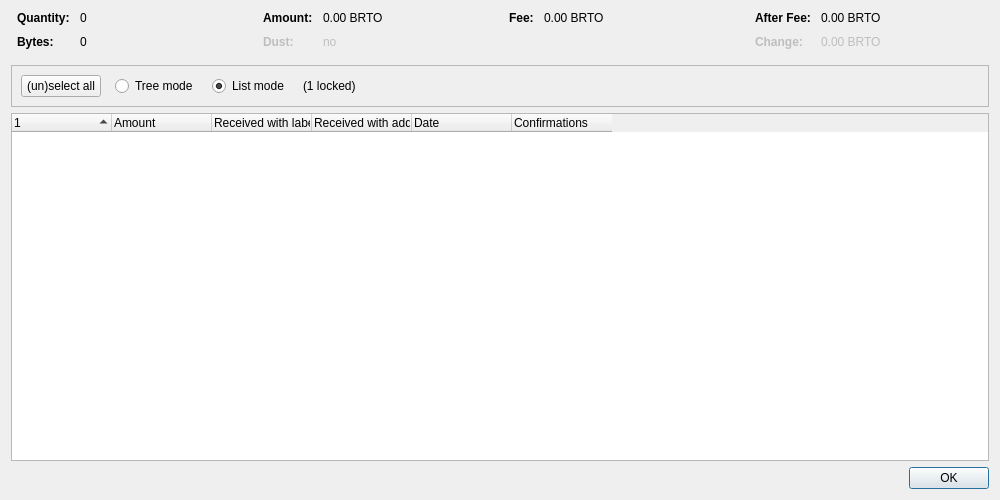
<?xml version="1.0" encoding="UTF-8"?>
<ui version="4.0">
 <class>CoinControlDialog</class>
 <widget class="QDialog" name="CoinControlDialog">
  <property name="geometry">
   <rect>
    <x>0</x>
    <y>0</y>
    <width>1000</width>
    <height>500</height>
   </rect>
  </property>
  <property name="windowTitle">
   <string>Coin Selection</string>
  </property>
  <layout class="QVBoxLayout" name="verticalLayout">
   <item>
    <layout class="QHBoxLayout" name="horizontalLayoutTop" stretch="0,0,0,0">
     <property name="topMargin">
      <number>0</number>
     </property>
     <property name="bottomMargin">
      <number>10</number>
     </property>
     <item>
      <layout class="QFormLayout" name="formLayoutCoinControl1">
       <property name="horizontalSpacing">
        <number>10</number>
       </property>
       <property name="verticalSpacing">
        <number>10</number>
       </property>
       <property name="leftMargin">
        <number>6</number>
       </property>
       <property name="rightMargin">
        <number>6</number>
       </property>
       <item row="0" column="0">
        <widget class="QLabel" name="labelCoinControlQuantityText">
         <property name="font">
          <font>
           <weight>75</weight>
           <bold>true</bold>
          </font>
         </property>
         <property name="text">
          <string>Quantity:</string>
         </property>
        </widget>
       </item>
       <item row="0" column="1">
        <widget class="QLabel" name="labelCoinControlQuantity">
         <property name="cursor">
          <cursorShape>IBeamCursor</cursorShape>
         </property>
         <property name="contextMenuPolicy">
          <enum>Qt::ActionsContextMenu</enum>
         </property>
         <property name="text">
          <string notr="true">0</string>
         </property>
         <property name="textInteractionFlags">
          <set>Qt::LinksAccessibleByMouse|Qt::TextSelectableByKeyboard|Qt::TextSelectableByMouse</set>
         </property>
        </widget>
       </item>
       <item row="1" column="0">
        <widget class="QLabel" name="labelCoinControlBytesText">
         <property name="font">
          <font>
           <weight>75</weight>
           <bold>true</bold>
          </font>
         </property>
         <property name="text">
          <string>Bytes:</string>
         </property>
        </widget>
       </item>
       <item row="1" column="1">
        <widget class="QLabel" name="labelCoinControlBytes">
         <property name="cursor">
          <cursorShape>IBeamCursor</cursorShape>
         </property>
         <property name="contextMenuPolicy">
          <enum>Qt::ActionsContextMenu</enum>
         </property>
         <property name="text">
          <string notr="true">0</string>
         </property>
         <property name="textInteractionFlags">
          <set>Qt::LinksAccessibleByMouse|Qt::TextSelectableByKeyboard|Qt::TextSelectableByMouse</set>
         </property>
        </widget>
       </item>
      </layout>
     </item>
     <item>
      <layout class="QFormLayout" name="formLayoutCoinControl2">
       <property name="horizontalSpacing">
        <number>10</number>
       </property>
       <property name="verticalSpacing">
        <number>10</number>
       </property>
       <property name="leftMargin">
        <number>6</number>
       </property>
       <property name="rightMargin">
        <number>6</number>
       </property>
       <item row="0" column="0">
        <widget class="QLabel" name="labelCoinControlAmountText">
         <property name="font">
          <font>
           <weight>75</weight>
           <bold>true</bold>
          </font>
         </property>
         <property name="text">
          <string>Amount:</string>
         </property>
        </widget>
       </item>
       <item row="0" column="1">
        <widget class="QLabel" name="labelCoinControlAmount">
         <property name="cursor">
          <cursorShape>IBeamCursor</cursorShape>
         </property>
         <property name="contextMenuPolicy">
          <enum>Qt::ActionsContextMenu</enum>
         </property>
         <property name="text">
          <string notr="true">0.00 BRTO</string>
         </property>
         <property name="textInteractionFlags">
          <set>Qt::LinksAccessibleByMouse|Qt::TextSelectableByKeyboard|Qt::TextSelectableByMouse</set>
         </property>
        </widget>
       </item>
       <item row="1" column="0">
        <widget class="QLabel" name="labelCoinControlLowOutputText">
         <property name="enabled">
          <bool>false</bool>
         </property>
         <property name="font">
          <font>
           <weight>75</weight>
           <bold>true</bold>
          </font>
         </property>
         <property name="text">
          <string>Dust:</string>
         </property>
        </widget>
       </item>
       <item row="1" column="1">
        <widget class="QLabel" name="labelCoinControlLowOutput">
         <property name="enabled">
          <bool>false</bool>
         </property>
         <property name="cursor">
          <cursorShape>IBeamCursor</cursorShape>
         </property>
         <property name="contextMenuPolicy">
          <enum>Qt::ActionsContextMenu</enum>
         </property>
         <property name="text">
          <string notr="true">no</string>
         </property>
         <property name="textInteractionFlags">
          <set>Qt::LinksAccessibleByMouse|Qt::TextSelectableByKeyboard|Qt::TextSelectableByMouse</set>
         </property>
        </widget>
       </item>
      </layout>
     </item>
     <item>
      <layout class="QFormLayout" name="formLayoutCoinControl3">
       <property name="horizontalSpacing">
        <number>10</number>
       </property>
       <property name="verticalSpacing">
        <number>10</number>
       </property>
       <property name="leftMargin">
        <number>6</number>
       </property>
       <property name="rightMargin">
        <number>6</number>
       </property>
       <item row="0" column="0">
        <widget class="QLabel" name="labelCoinControlFeeText">
         <property name="font">
          <font>
           <weight>75</weight>
           <bold>true</bold>
          </font>
         </property>
         <property name="text">
          <string>Fee:</string>
         </property>
        </widget>
       </item>
       <item row="0" column="1">
        <widget class="QLabel" name="labelCoinControlFee">
         <property name="cursor">
          <cursorShape>IBeamCursor</cursorShape>
         </property>
         <property name="contextMenuPolicy">
          <enum>Qt::ActionsContextMenu</enum>
         </property>
         <property name="text">
          <string notr="true">0.00 BRTO</string>
         </property>
         <property name="textInteractionFlags">
          <set>Qt::LinksAccessibleByMouse|Qt::TextSelectableByKeyboard|Qt::TextSelectableByMouse</set>
         </property>
        </widget>
       </item>
      </layout>
     </item>
     <item>
      <layout class="QFormLayout" name="formLayoutCoinControl4">
       <property name="horizontalSpacing">
        <number>10</number>
       </property>
       <property name="verticalSpacing">
        <number>10</number>
       </property>
       <property name="leftMargin">
        <number>6</number>
       </property>
       <property name="rightMargin">
        <number>6</number>
       </property>
       <item row="0" column="0">
        <widget class="QLabel" name="labelCoinControlAfterFeeText">
         <property name="font">
          <font>
           <weight>75</weight>
           <bold>true</bold>
          </font>
         </property>
         <property name="text">
          <string>After Fee:</string>
         </property>
        </widget>
       </item>
       <item row="0" column="1">
        <widget class="QLabel" name="labelCoinControlAfterFee">
         <property name="cursor">
          <cursorShape>IBeamCursor</cursorShape>
         </property>
         <property name="contextMenuPolicy">
          <enum>Qt::ActionsContextMenu</enum>
         </property>
         <property name="text">
          <string notr="true">0.00 BRTO</string>
         </property>
         <property name="textInteractionFlags">
          <set>Qt::LinksAccessibleByMouse|Qt::TextSelectableByKeyboard|Qt::TextSelectableByMouse</set>
         </property>
        </widget>
       </item>
       <item row="1" column="0">
        <widget class="QLabel" name="labelCoinControlChangeText">
         <property name="enabled">
          <bool>false</bool>
         </property>
         <property name="font">
          <font>
           <weight>75</weight>
           <bold>true</bold>
          </font>
         </property>
         <property name="text">
          <string>Change:</string>
         </property>
        </widget>
       </item>
       <item row="1" column="1">
        <widget class="QLabel" name="labelCoinControlChange">
         <property name="enabled">
          <bool>false</bool>
         </property>
         <property name="cursor">
          <cursorShape>IBeamCursor</cursorShape>
         </property>
         <property name="contextMenuPolicy">
          <enum>Qt::ActionsContextMenu</enum>
         </property>
         <property name="text">
          <string notr="true">0.00 BRTO</string>
         </property>
         <property name="textInteractionFlags">
          <set>Qt::LinksAccessibleByMouse|Qt::TextSelectableByKeyboard|Qt::TextSelectableByMouse</set>
         </property>
        </widget>
       </item>
      </layout>
     </item>
    </layout>
   </item>
   <item>
    <widget class="QFrame" name="frame">
     <property name="minimumSize">
      <size>
       <width>0</width>
       <height>40</height>
      </size>
     </property>
     <property name="frameShape">
      <enum>QFrame::StyledPanel</enum>
     </property>
     <property name="frameShadow">
      <enum>QFrame::Sunken</enum>
     </property>
     <layout class="QHBoxLayout" name="horizontalLayout">
      <item>
       <layout class="QHBoxLayout" name="horizontalLayoutPanel" stretch="0,0,0,0,0">
        <property name="spacing">
         <number>14</number>
        </property>
        <item>
         <widget class="QPushButton" name="pushButtonSelectAll">
          <property name="sizePolicy">
           <sizepolicy hsizetype="Maximum" vsizetype="Fixed">
            <horstretch>0</horstretch>
            <verstretch>0</verstretch>
           </sizepolicy>
          </property>
          <property name="text">
           <string>(un)select all</string>
          </property>
          <property name="autoDefault">
           <bool>false</bool>
          </property>
         </widget>
        </item>
        <item>
         <widget class="QRadioButton" name="radioTreeMode">
          <property name="sizePolicy">
           <sizepolicy hsizetype="Maximum" vsizetype="Fixed">
            <horstretch>0</horstretch>
            <verstretch>0</verstretch>
           </sizepolicy>
          </property>
          <property name="text">
           <string>Tree mode</string>
          </property>
         </widget>
        </item>
        <item>
         <widget class="QRadioButton" name="radioListMode">
          <property name="sizePolicy">
           <sizepolicy hsizetype="Maximum" vsizetype="Fixed">
            <horstretch>0</horstretch>
            <verstretch>0</verstretch>
           </sizepolicy>
          </property>
          <property name="text">
           <string>List mode</string>
          </property>
          <property name="checked">
           <bool>true</bool>
          </property>
         </widget>
        </item>
        <item>
         <widget class="QLabel" name="labelLocked">
          <property name="text">
           <string notr="true">(1 locked)</string>
          </property>
         </widget>
        </item>
        <item>
         <spacer name="horizontalSpacer">
          <property name="orientation">
           <enum>Qt::Horizontal</enum>
          </property>
          <property name="sizeHint" stdset="0">
           <size>
            <width>40</width>
            <height>20</height>
           </size>
          </property>
         </spacer>
        </item>
       </layout>
      </item>
     </layout>
    </widget>
   </item>
   <item>
    <widget class="CoinControlTreeWidget" name="treeWidget">
     <property name="contextMenuPolicy">
      <enum>Qt::CustomContextMenu</enum>
     </property>
     <property name="sortingEnabled">
      <bool>false</bool>
     </property>
     <property name="columnCount">
      <number>6</number>
     </property>
     <attribute name="headerShowSortIndicator" stdset="0">
      <bool>true</bool>
     </attribute>
     <attribute name="headerStretchLastSection">
      <bool>false</bool>
     </attribute>
     <column>
      <property name="text">
       <string/>
      </property>
     </column>
     <column>
      <property name="text">
       <string>Amount</string>
      </property>
     </column>
     <column>
      <property name="text">
       <string>Received with label</string>
      </property>
     </column>
     <column>
      <property name="text">
       <string>Received with address</string>
      </property>
     </column>
     <column>
      <property name="text">
       <string>Date</string>
      </property>
     </column>
     <column>
      <property name="text">
       <string>Confirmations</string>
      </property>
      <property name="toolTip">
       <string>Confirmed</string>
      </property>
     </column>
     <column>
      <property name="text">
       <string/>
      </property>
     </column>
     <column>
      <property name="text">
       <string/>
      </property>
     </column>
     <column>
      <property name="text">
       <string/>
      </property>
     </column>
     <column>
      <property name="text">
       <string/>
      </property>
     </column>
    </widget>
   </item>
   <item>
    <widget class="QDialogButtonBox" name="buttonBox">
     <property name="orientation">
      <enum>Qt::Horizontal</enum>
     </property>
     <property name="standardButtons">
      <set>QDialogButtonBox::Ok</set>
     </property>
    </widget>
   </item>
  </layout>
 </widget>
 <customwidgets>
  <customwidget>
   <class>CoinControlTreeWidget</class>
   <extends>QTreeWidget</extends>
   <header>qt/coincontroltreewidget.h</header>
  </customwidget>
 </customwidgets>
 <resources/>
 <connections/>
</ui>
